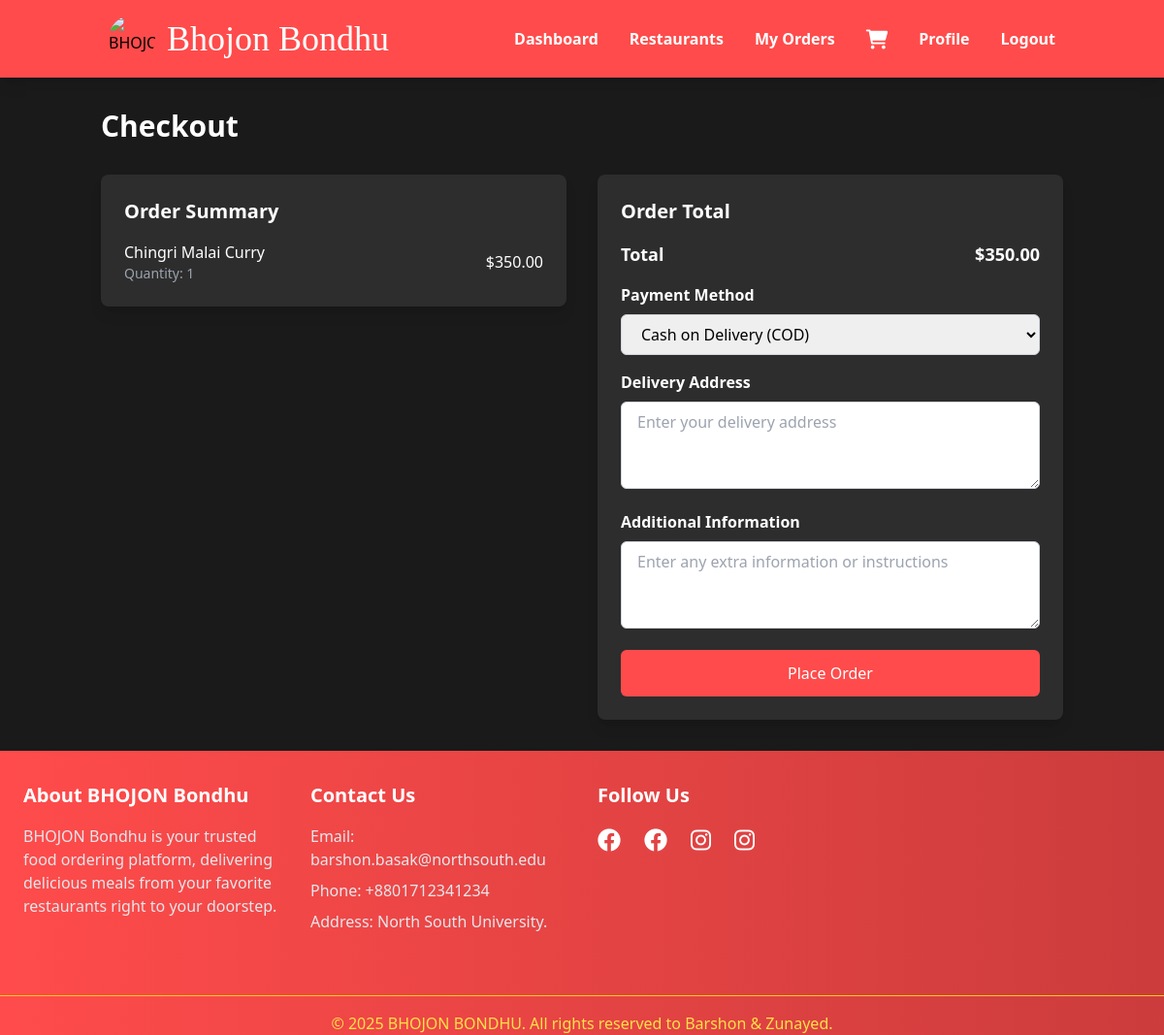
Screenshot of /user/checkout.php (signed in) with the database file from the repository.
### tables this page shows
CREATE TABLE `cart` (
  `id` int(11) NOT NULL,
  `user_id` int(11) NOT NULL,
  `dish_id` int(11) NOT NULL,
  `quantity` int(11) NOT NULL DEFAULT 1,
  `created_at` timestamp NOT NULL DEFAULT current_timestamp()
);

CREATE TABLE `dishes` (
  `id` int(11) NOT NULL,
  `restaurant_id` int(11) DEFAULT NULL,
  `name` varchar(100) NOT NULL,
  `description` text DEFAULT NULL,
  `price` decimal(10,2) NOT NULL,
  `image_url` varchar(255) DEFAULT NULL,
  `status` enum('available','unavailable') DEFAULT 'available',
  `created_at` timestamp NOT NULL DEFAULT current_timestamp()
);

### user/checkout.php (the view, shortened to what this page needs)
<?php
require_once '../includes/config.php';
$user_id = $_SESSION['user_id'];
try {
    $stmt = $pdo->prepare("
        SELECT c.id as cart_id, d.id, d.name, d.price, c.quantity
        FROM cart c
        JOIN dishes d ON c.dish_id = d.id
        WHERE c.user_id = ?
    ");
    $stmt->execute([$user_id]);
    $cart_items = $stmt->fetchAll();
    $cart_total = 0;
    foreach ($cart_items as $item) {
        $cart_total += $item['price'] * $item['quantity'];
    }
} catch (PDOException $e) {
    set_flash_message('error', 'Failed to fetch cart items');
    redirect('cart.php');
}
require_once '../includes/user_header.php';
?>
<div class="container mx-auto px-4 py-8">
    <h1 class="text-3xl font-bold text-white mb-8">Checkout</h1>
    <div class="grid grid-cols-1 md:grid-cols-2 gap-8">
        <div>
            <div class="bg-surface rounded-lg shadow-lg p-6 mb-6">
                <h2 class="text-xl font-bold text-white mb-4">Order Summary</h2>
                <div class="space-y-4">
                <?php foreach ($cart_items as $item): ?>
                    <div class="flex justify-between items-center">
                        <div>
                            <h3 class="text-white"><?php echo htmlspecialchars($item['name']); ?></h3>
                            <p class="text-sm text-gray-400">Quantity: <?php echo $item['quantity']; ?></p>
                        </div>
                        <span class="text-white">$<?php echo number_format($item['price'] * $item['quantity'], 2); ?></span>
                    </div>
                <?php endforeach; ?>
                </div>
            </div>
        </div>
        <div class="bg-surface rounded-lg shadow-lg p-6 h-fit">
            <h2 class="text-xl font-bold text-white mb-4">Order Total</h2>
            <div class="space-y-4">
                <div class="flex justify-between text-lg font-bold">
                    <span class="text-white">Total</span>
                    <span class="text-white">$<?php echo number_format($cart_total, 2); ?></span>
                </div>
<form method="POST" class="mt-6">
    <label for="payment_method" class="block text-white mb-2 font-semibold">Payment Method</label>
    <select id="payment_method" name="payment_method" required
        class="w-full mb-4 px-4 py-2 rounded-md text-black border border-gray-300 shadow-sm focus:outline-none focus:ring-2 focus:ring-primary focus:border-primary">
        <option value="COD" <?php echo (isset($_POST['payment_method']) && $_POST['payment_method'] === 'COD') ? 'selected' : ''; ?>>Cash on Delivery (COD)</option>
    </select>
    <div class="mb-4">
        <label for="delivery_address" class="block text-white mb-2 font-semibold">Delivery Address</label>
        <textarea id="delivery_address" name="delivery_address" rows="3" required class="w-full px-4 py-2 rounded-md text-black border border-gray-300 shadow-sm focus:outline-none focus:ring-2 focus:ring-primary focus:border-primary" placeholder="Enter your delivery address"></textarea>
    </div>
    <div class="mb-4">
        <label for="extra_info" class="block text-white mb-2 font-semibold">Additional Information</label>
        <textarea id="extra_info" name="extra_info" rows="3" class="w-full px-4 py-2 rounded-md text-black border border-gray-300 shadow-sm focus:outline-none focus:ring-2 focus:ring-primary focus:border-primary" placeholder="Enter any extra information or instructions"></textarea>
    </div>
    <button type="submit" name="place_order"
        class="w-full bg-primary text-white px-6 py-3 rounded-md hover:bg-opacity-90">
        Place Order
    </button>
</form>
            </div>
        </div>
    </div>
</div>
<?php require_once '../includes/footer.php'; ?>

### rows the page displays
cart: dish.name "Chingri Malai Curry", quantity "1", $item['price']*$item['quantity'] "350.00"

### other values shown
$cart_total "350.00"
